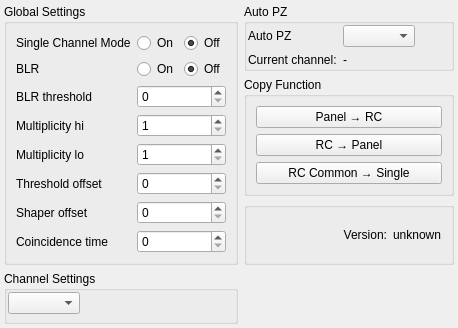
<?xml version="1.0" encoding="UTF-8"?>
<ui version="4.0">
 <class>Form</class>
 <widget class="QWidget" name="Form">
  <property name="geometry">
   <rect>
    <x>0</x>
    <y>0</y>
    <width>449</width>
    <height>288</height>
   </rect>
  </property>
  <property name="windowTitle">
   <string>Form</string>
  </property>
  <layout class="QGridLayout" name="gridLayout_3">
   <property name="margin">
    <number>4</number>
   </property>
   <item row="0" column="0" rowspan="3">
    <widget class="QGroupBox" name="">
     <property name="title">
      <string>Global Settings</string>
     </property>
     <layout class="QFormLayout" name="formLayout">
      <item row="0" column="0">
       <widget class="QLabel" name="label">
        <property name="toolTip">
         <string>&lt;html&gt;&lt;head/&gt;&lt;body&gt;&lt;p&gt;If set to &amp;quot;On&amp;quot; the individual values for threshold, pz, gain and shaping time are used.&lt;/p&gt;&lt;p&gt;If set to &amp;quot;Off&amp;quot; the values from the &amp;quot;Common&amp;quot; columns are used.&lt;/p&gt;&lt;/body&gt;&lt;/html&gt;</string>
        </property>
        <property name="text">
         <string>Single Channel Mode</string>
        </property>
       </widget>
      </item>
      <item row="0" column="1">
       <widget class="QFrame" name="">
        <property name="lineWidth">
         <number>0</number>
        </property>
        <layout class="QHBoxLayout" name="horizontalLayout">
         <property name="margin">
          <number>0</number>
         </property>
         <item>
          <widget class="QRadioButton" name="rb_single_channel_on">
           <property name="text">
            <string>On</string>
           </property>
          </widget>
         </item>
         <item>
          <widget class="QRadioButton" name="rb_single_channel_off">
           <property name="text">
            <string>Off</string>
           </property>
           <property name="checked">
            <bool>true</bool>
           </property>
          </widget>
         </item>
        </layout>
       </widget>
      </item>
      <item row="1" column="0">
       <widget class="QLabel" name="label_3">
        <property name="toolTip">
         <string>Baseline restorer</string>
        </property>
        <property name="text">
         <string>BLR</string>
        </property>
       </widget>
      </item>
      <item row="1" column="1">
       <widget class="QFrame" name="">
        <property name="lineWidth">
         <number>0</number>
        </property>
        <layout class="QHBoxLayout" name="horizontalLayout_2">
         <property name="margin">
          <number>0</number>
         </property>
         <item>
          <widget class="QRadioButton" name="rb_blr_on">
           <property name="text">
            <string>On</string>
           </property>
          </widget>
         </item>
         <item>
          <widget class="QRadioButton" name="rb_blr_off">
           <property name="text">
            <string>Off</string>
           </property>
           <property name="checked">
            <bool>true</bool>
           </property>
          </widget>
         </item>
        </layout>
       </widget>
      </item>
      <item row="2" column="0">
       <widget class="QLabel" name="label_7">
        <property name="toolTip">
         <string>Baseline restorer threshold</string>
        </property>
        <property name="text">
         <string>BLR threshold</string>
        </property>
       </widget>
      </item>
      <item row="2" column="1">
       <widget class="QSpinBox" name="spin_blr_threshold">
        <property name="maximum">
         <number>255</number>
        </property>
       </widget>
      </item>
      <item row="3" column="0">
       <widget class="QLabel" name="label_2">
        <property name="text">
         <string>Multiplicity hi</string>
        </property>
       </widget>
      </item>
      <item row="3" column="1">
       <widget class="QSpinBox" name="spin_multiplicity_high">
        <property name="minimum">
         <number>1</number>
        </property>
        <property name="maximum">
         <number>8</number>
        </property>
       </widget>
      </item>
      <item row="4" column="0">
       <widget class="QLabel" name="label_4">
        <property name="text">
         <string>Multiplicity lo</string>
        </property>
       </widget>
      </item>
      <item row="4" column="1">
       <widget class="QSpinBox" name="spin_multiplicity_low">
        <property name="minimum">
         <number>1</number>
        </property>
        <property name="maximum">
         <number>8</number>
        </property>
       </widget>
      </item>
      <item row="5" column="0">
       <widget class="QLabel" name="label_5">
        <property name="text">
         <string>Threshold offset</string>
        </property>
       </widget>
      </item>
      <item row="5" column="1">
       <widget class="QSpinBox" name="spin_threshold_offset">
        <property name="maximum">
         <number>200</number>
        </property>
       </widget>
      </item>
      <item row="6" column="0">
       <widget class="QLabel" name="label_9">
        <property name="text">
         <string>Shaper offset</string>
        </property>
       </widget>
      </item>
      <item row="6" column="1">
       <widget class="QSpinBox" name="spin_shaper_offset">
        <property name="maximum">
         <number>200</number>
        </property>
       </widget>
      </item>
      <item row="7" column="0">
       <widget class="QLabel" name="label_8">
        <property name="text">
         <string>Coincidence time</string>
        </property>
       </widget>
      </item>
      <item row="7" column="1">
       <widget class="QSpinBox" name="spin_coincidence_time">
        <property name="maximum">
         <number>255</number>
        </property>
       </widget>
      </item>
     </layout>
    </widget>
   </item>
   <item row="0" column="1">
    <widget class="QGroupBox" name="">
     <property name="title">
      <string>Auto PZ</string>
     </property>
     <layout class="QFormLayout" name="formLayout_2">
      <property name="fieldGrowthPolicy">
       <enum>QFormLayout::ExpandingFieldsGrow</enum>
      </property>
      <property name="margin">
       <number>1</number>
      </property>
      <item row="0" column="0">
       <widget class="QLabel" name="label_13">
        <property name="text">
         <string>Auto PZ</string>
        </property>
       </widget>
      </item>
      <item row="0" column="1">
       <widget class="QComboBox" name="combo_auto_pz"/>
      </item>
      <item row="1" column="0">
       <widget class="QLabel" name="label_11">
        <property name="text">
         <string>Current channel:</string>
        </property>
       </widget>
      </item>
      <item row="1" column="1">
       <widget class="QLabel" name="label_current_auto_pz_channel">
        <property name="text">
         <string>-</string>
        </property>
        <property name="textInteractionFlags">
         <set>Qt::LinksAccessibleByMouse|Qt::TextSelectableByMouse</set>
        </property>
       </widget>
      </item>
     </layout>
    </widget>
   </item>
   <item row="1" column="1">
    <widget class="QGroupBox" name="gb_copy">
     <property name="title">
      <string>Copy Function</string>
     </property>
     <layout class="QGridLayout" name="gridLayout">
      <item row="2" column="0">
       <widget class="QPushButton" name="pb_copy_common2single">
        <property name="text">
         <string>RC Common → Single</string>
        </property>
       </widget>
      </item>
      <item row="1" column="0">
       <widget class="QPushButton" name="pb_copy_rc2panel">
        <property name="text">
         <string>RC → Panel</string>
        </property>
       </widget>
      </item>
      <item row="0" column="0">
       <widget class="QPushButton" name="pb_copy_panel2rc">
        <property name="text">
         <string>Panel → RC</string>
        </property>
       </widget>
      </item>
     </layout>
    </widget>
   </item>
   <item row="2" column="1">
    <widget class="QGroupBox" name="">
     <property name="title">
      <string/>
     </property>
     <layout class="QHBoxLayout" name="horizontalLayout_4">
      <item>
       <widget class="QLabel" name="label_12">
        <property name="minimumSize">
         <size>
          <width>131</width>
          <height>0</height>
         </size>
        </property>
        <property name="text">
         <string>Version:</string>
        </property>
        <property name="alignment">
         <set>Qt::AlignRight|Qt::AlignTrailing|Qt::AlignVCenter</set>
        </property>
       </widget>
      </item>
      <item>
       <widget class="QLabel" name="label_version">
        <property name="text">
         <string>unknown</string>
        </property>
        <property name="textInteractionFlags">
         <set>Qt::LinksAccessibleByMouse|Qt::TextSelectableByMouse</set>
        </property>
       </widget>
      </item>
     </layout>
    </widget>
   </item>
   <item row="3" column="0">
    <widget class="QGroupBox" name="groupBox">
     <property name="title">
      <string>Channel Settings</string>
     </property>
     <layout class="QGridLayout" name="gridLayout_2">
      <property name="margin">
       <number>1</number>
      </property>
      <item row="0" column="0">
       <widget class="QComboBox" name="combo_channel"/>
      </item>
      <item row="0" column="1">
       <spacer name="horizontalSpacer">
        <property name="orientation">
         <enum>Qt::Horizontal</enum>
        </property>
        <property name="sizeHint" stdset="0">
         <size>
          <width>1</width>
          <height>1</height>
         </size>
        </property>
       </spacer>
      </item>
      <item row="1" column="0" colspan="2">
       <widget class="QStackedWidget" name="stacked_channels"/>
      </item>
     </layout>
    </widget>
   </item>
   <item row="3" column="1">
    <spacer name="horizontalSpacer_2">
     <property name="orientation">
      <enum>Qt::Horizontal</enum>
     </property>
     <property name="sizeHint" stdset="0">
      <size>
       <width>195</width>
       <height>20</height>
      </size>
     </property>
    </spacer>
   </item>
  </layout>
  <zorder>spin_blr_threshold</zorder>
  <zorder>combo_monitor_channel</zorder>
  <zorder>label_7</zorder>
  <zorder>label_3</zorder>
  <zorder>label_6</zorder>
  <zorder></zorder>
  <zorder></zorder>
  <zorder>label</zorder>
  <zorder>spin_shaper_offset</zorder>
  <zorder>spin_threshold_offset</zorder>
  <zorder>label_5</zorder>
  <zorder>spin_multiplicity_high</zorder>
  <zorder>label_9</zorder>
  <zorder>spin_multiplicity_low</zorder>
  <zorder>label_2</zorder>
  <zorder>label_4</zorder>
  <zorder>spin_coincidence_time</zorder>
  <zorder>le_currAutoPZChan</zorder>
  <zorder>spin_pz_display_range</zorder>
  <zorder>label_12</zorder>
  <zorder>label_11</zorder>
  <zorder>le_version</zorder>
  <zorder>label_10</zorder>
  <zorder>label_8</zorder>
  <zorder>layoutWidget</zorder>
  <zorder>pb_copy_rc2panel</zorder>
  <zorder>pb_copy_panel2rc</zorder>
  <zorder>pb_copy_common2single</zorder>
  <zorder>pb_copy_panel2rc</zorder>
  <zorder></zorder>
  <zorder>groupBox</zorder>
  <zorder>horizontalSpacer_2</zorder>
 </widget>
 <tabstops>
  <tabstop>rb_single_channel_on</tabstop>
  <tabstop>rb_single_channel_off</tabstop>
  <tabstop>rb_blr_on</tabstop>
  <tabstop>rb_blr_off</tabstop>
  <tabstop>spin_blr_threshold</tabstop>
  <tabstop>spin_multiplicity_high</tabstop>
  <tabstop>spin_multiplicity_low</tabstop>
  <tabstop>spin_threshold_offset</tabstop>
  <tabstop>spin_shaper_offset</tabstop>
  <tabstop>spin_coincidence_time</tabstop>
  <tabstop>combo_auto_pz</tabstop>
  <tabstop>pb_copy_panel2rc</tabstop>
  <tabstop>pb_copy_rc2panel</tabstop>
  <tabstop>pb_copy_common2single</tabstop>
 </tabstops>
 <resources/>
 <connections>
  <connection>
   <sender>combo_channel</sender>
   <signal>currentIndexChanged(int)</signal>
   <receiver>stacked_channels</receiver>
   <slot>setCurrentIndex(int)</slot>
   <hints>
    <hint type="sourcelabel">
     <x>42</x>
     <y>263</y>
    </hint>
    <hint type="destinationlabel">
     <x>119</x>
     <y>305</y>
    </hint>
   </hints>
  </connection>
 </connections>
</ui>
